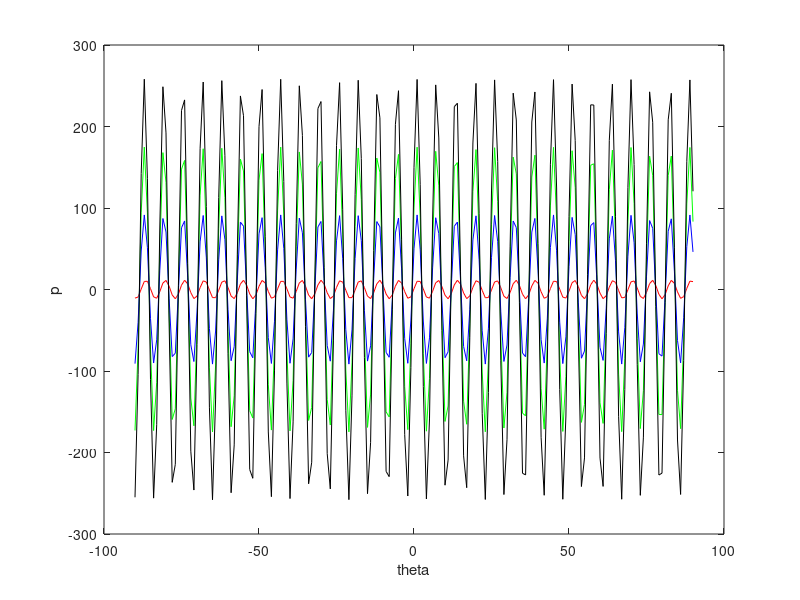

Reproduce this figure in MATLAB.
% quiz 2 problem 3c
% p = xcos(theta)+ysin(theta)
close all;
figure(2);
col = [1:1:3280];
row = (4/3)*col+10;

theta = [-90:1:90];
p1 = col(1)*cos(theta)+row(1)*sin(theta);
p2 = col(100)*cos(theta)+row(100)*sin(theta);
p3 = col(50)*cos(theta)+row(50)*sin(theta);
p4 = col(150)*cos(theta)+row(150)*sin(theta);

plot(theta,p1,'r',theta,p2,'g',theta,p3,'b',theta,p4,'k');
xlabel('theta');ylabel('p');